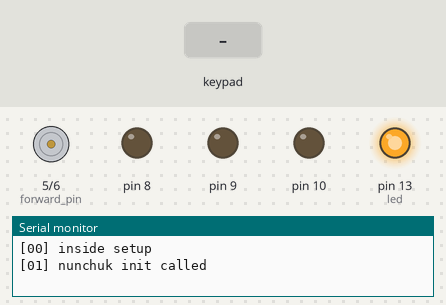
The sketch below on a simulated Arduino Uno, built with avr-gcc and run on an emulated ATmega328P. On the bench: motor-driver pin pairs drawn as motors (green arrow = first pin HIGH = forward, orange = second pin HIGH = backward, longer = more drive, scaled by the enable pin), output pins drawn as LEDs (lit = HIGH), the last lines printed to the serial monitor. The test bench sets the inputs (shaded band).

Above: at 1.2 s.
1.3 s: key 'U' pressed
At 2.5 s:
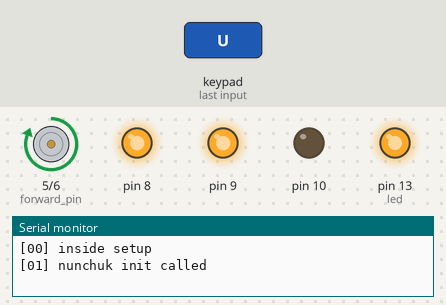
2.8 s: key 'O' pressed
At 3.2 s:
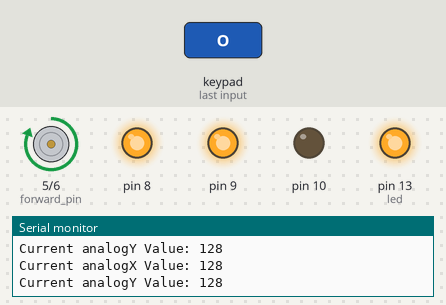
4.3 s: key 'D' pressed
At 5.0 s:
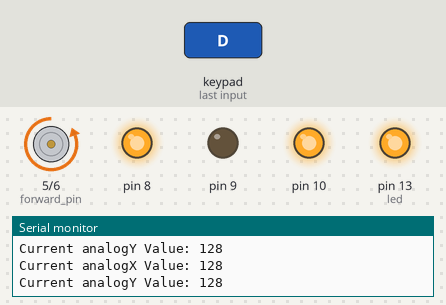
5.8 s: key 'L' pressed
At 6.1 s:
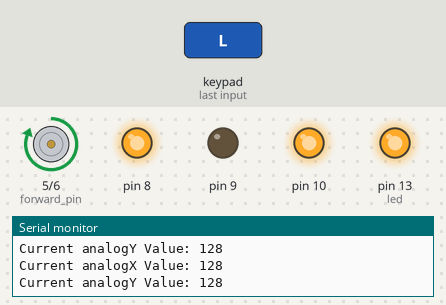
7.3 s: key 'R' pressed
At 8.5 s:
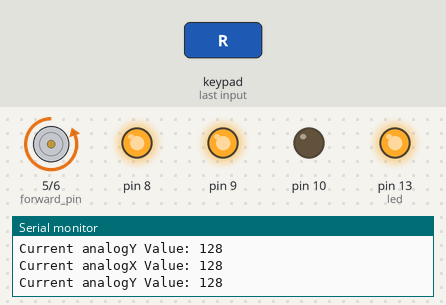
8.8 s: key 'X' pressed
At 9.6 s:
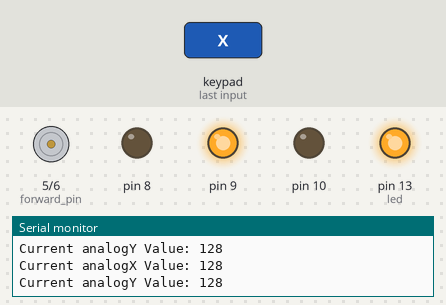
Timing chart, 0 to 11.3 s (numbered marks = the images above; inputs shaded):
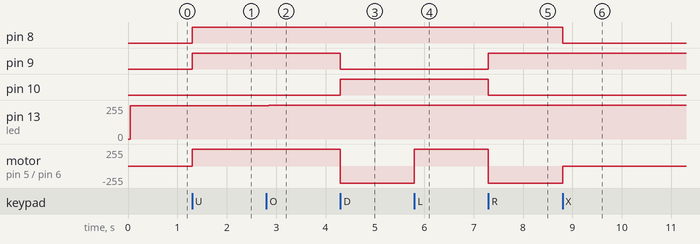

The sketch:

Controller.ino
```cpp
#include <Wire.h>
#include <ArduinoNunchuk.h>

#define BAUDRATE 9600
#define BUFFER 50

#define MAX_X     255
#define NEUTRAL_X 130
#define MIN_X     2

#define MAX_Y     255
#define NEUTRAL_Y 129
#define MIN_Y     2

ArduinoNunchuk nunchuk = ArduinoNunchuk();

struct Motor {
    int forward_pin;
    int reverse_pin;
    int enable_pin;
};

struct Motor LM;
struct Motor RM;
bool DEBUG = false;

int led = 13;

void disableMotor(struct Motor LM, struct Motor RM);
void enableMotor(struct Motor LM, struct Motor RM);
void forwardMotor(struct Motor LM, struct Motor RM);
void reverseMotor(struct Motor LM, struct Motor RM);
void leftMotor(struct Motor LM, struct Motor RM);
void rightMotor(struct Motor LM, struct Motor RM);

void disableMotor(struct Motor LM, struct Motor RM) {
  digitalWrite(LM.enable_pin, LOW);
  digitalWrite(RM.enable_pin, LOW);
}

void enableMotor(struct Motor LM, struct Motor RM) {
  digitalWrite(LM.enable_pin, HIGH);
  digitalWrite(RM.enable_pin, HIGH);
}

void forwardMotor(struct Motor LM, struct Motor RM) {
  digitalWrite(LM.reverse_pin, LOW);
  digitalWrite(RM.reverse_pin, LOW);

  digitalWrite(LM.forward_pin, HIGH);
  digitalWrite(RM.forward_pin, HIGH);

  enableMotor(LM, RM);
}

void reverseMotor(struct Motor LM, struct Motor RM) {
  digitalWrite(RM.forward_pin, LOW);
  digitalWrite(LM.forward_pin, LOW);

  digitalWrite(RM.reverse_pin, HIGH);
  digitalWrite(LM.reverse_pin, HIGH);

  enableMotor(LM, RM);
}

void leftMotor(struct Motor LM, struct Motor RM) {
  digitalWrite(LM.reverse_pin, HIGH);
  digitalWrite(LM.forward_pin, LOW);

  digitalWrite(RM.reverse_pin, LOW);
  digitalWrite(RM.forward_pin, HIGH);

  enableMotor(LM, RM);
}

void rightMotor(struct Motor LM, struct Motor RM) {
  digitalWrite(LM.reverse_pin, LOW);
  digitalWrite(LM.forward_pin, HIGH);

  digitalWrite(RM.reverse_pin, HIGH);
  digitalWrite(RM.forward_pin, LOW);

  enableMotor(LM, RM);
}

void setup() {
  Serial.begin(BAUDRATE);
  pinMode(led, OUTPUT);
  Serial.println("[00] inside setup");

  LM.forward_pin = 5;
  LM.reverse_pin = 6;
  LM.enable_pin = 4;

  RM.forward_pin = 9;
  RM.reverse_pin = 10;
  RM.enable_pin = 8;

  pinMode(LM.forward_pin, OUTPUT);
  pinMode(LM.reverse_pin, OUTPUT);
  pinMode(LM.enable_pin, OUTPUT);

  pinMode(RM.forward_pin, OUTPUT);
  pinMode(RM.reverse_pin, OUTPUT);
  pinMode(RM.enable_pin, OUTPUT);

  nunchuk.init();

  Serial.println("[01] nunchuk init called");
}

void log(char* msg) {
  if (DEBUG) {
    Serial.println(msg);
  }
}

void loop() {
  digitalWrite(led, HIGH);
  nunchuk.update();

  if (nunchuk.analogX > (NEUTRAL_X + BUFFER)) {
    leftMotor(LM, RM);
    log("LEFT");
  }

  if (nunchuk.analogX < (NEUTRAL_X - BUFFER)) {
    rightMotor(LM, RM);
    log("RIGHT");
  }

  if (nunchuk.analogY > (NEUTRAL_Y + BUFFER)) {
    forwardMotor(LM, RM);
    log("FORWARD");
  }
  if (nunchuk.analogY < (NEUTRAL_Y - BUFFER)) {
    reverseMotor(LM, RM);
    log("REVERSE");
  }

  if (nunchuk.zButton == 1) {
    log("Z Pressed");
    disableMotor(LM, RM);
  }
  if (nunchuk.cButton == 1) {
    Serial.print("Current analogX Value: ");
    Serial.println(nunchuk.analogX);

    Serial.print("Current analogY Value: ");
    Serial.println(nunchuk.analogY);
  }

  digitalWrite(led, LOW);
}
```

Measured:
- after the input at 1.3 s, pin 8, pin 9: LOW → HIGH at once; motor on pin 5 (forward_pin) / pin 6 (reverse_pin): stopped → forward 255/255 at once
- after the input at 2.8 s, pin 13 (led): 250/255 → 255/255 after 0.05 s
- after the input at 4.3 s, pin 9: HIGH → LOW at once; pin 10: LOW → HIGH at once; motor on pin 5 (forward_pin) / pin 6 (reverse_pin): forward 255/255 → backward 255/255 at once
- after the input at 5.8 s, motor on pin 5 (forward_pin) / pin 6 (reverse_pin): backward 255/255 → forward 255/255 at once
- after the input at 7.3 s, pin 9: LOW → HIGH at once; pin 10: HIGH → LOW at once; motor on pin 5 (forward_pin) / pin 6 (reverse_pin): forward 255/255 → backward 255/255 at once
- after the input at 8.8 s, pin 8: HIGH → LOW at once; motor on pin 5 (forward_pin) / pin 6 (reverse_pin): backward 255/255 → stopped at once
